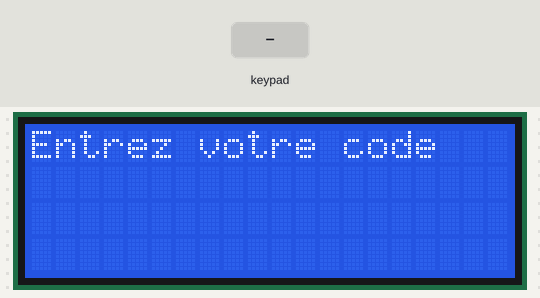
The sketch below on a simulated Arduino Uno, built with avr-gcc and run on an emulated ATmega328P. On the bench: 20×4 character LCD. The test bench sets the inputs (shaded band).

Above: at 1.2 s.
1.3 s: key 'V' pressed
At 2.7 s:
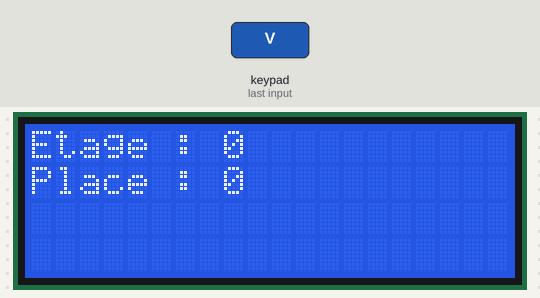
Timing chart, 0 to 4.3 s (numbered marks = the images above; inputs shaded):
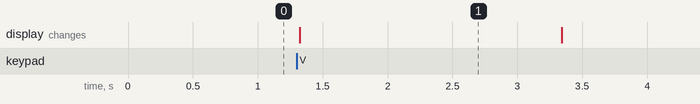

The sketch:

Progr_Saisie_et_Verification_code.ino
```cpp
// programme d'acquisition des touches avec fonction keypad et de vérification du code saisie
#include <Keypad.h>
#include <LiquidCrystal_I2C.h>

/*
 * Création de la structure Réservation
 */
struct _Reservation {
  String code;
  int etage;
  int place;
};

typedef struct _Reservation Reservation;

/*
 * Définition des constantes (Documentation dans le dossier ressource)
 */
#define NUM_ROWS 4
#define NUM_COLS 3
#define RESERVATION_COUNT 10

Reservation RESERVATION_DATA [RESERVATION_COUNT] = {

  // A compléter

};

char keys[NUM_ROWS][NUM_COLS] = {
  {'1', '2', '3'},
  {'4', '5', '6'},
  {'7', '8', '9'},
  {'C', '0', 'V'}
};

byte rowPins[] = {4, 5, 6, 7};
byte colPins[] = {8, 9, 10};

Keypad kp = Keypad(makeKeymap(keys), rowPins, colPins, NUM_ROWS, NUM_COLS);
LiquidCrystal_I2C lcd(0x27,20,4);

/*
 * Fonctions d'affichage
 */
void AfficherPlace(Reservation data)
{
  lcd.clear();
  lcd.setCursor(0, 0);
  lcd.print("Etage : ");
  lcd.print(data.etage);

  lcd.setCursor(0, 1);
  lcd.print("Place : ");
  lcd.print(data.place);
}

void AfficherCodeErrone()
{
  lcd.clear();
  lcd.setCursor(1, 1);
  lcd.print("Code errone");
}

/*
 * Fonction getCode() : Récupère le code saisi par l'utilisateur
 */
String getCode()
{
  String code = String("");
  bool finishedCode = false;
  while (!finishedCode)
  {
    char key = kp.getKey();
    while(key == NO_KEY)
    {
      key = kp.getKey();
    }

    if( key == 'V')
    {
      finishedCode = true;
    }
    else if( key == 'C')
    {
      if(code.length() >= 1)
      {
        code.remove(code.length()-1);
      }
    }
    else
    {
      code.concat(key);
    }
  }
  return code;
}

/*
 * Fonction ControlCode() : Vérifie que la réservation existe, et indique à l'utilisateur la place qui lui est réservée.
 */
void ControlCode(String code)
{
  for(int i = 0; i < RESERVATION_COUNT; i++)
  {
    if (code == RESERVATION_DATA[i].code)
    {
      AfficherPlace(RESERVATION_DATA[i]);
      return;
    }
  }
  AfficherCodeErrone();
}


void setup()
{
  lcd.init();       // Initialisation de l'écran
  lcd.backlight();  // Activation de l'éclairage de l'écran
}

void loop()
{
  // Demande du code à l'utilisateur
  lcd.clear();
  lcd.print("Entrez votre code");

  //Récupération du code
  String code = getCode();

  //Vérification du code
  ControlCode(code);

  //Attente avant un nouveau cycle.
  delay(2000);
}
```

Measured:
- after the input at 1.3 s, the display: changes at once (image 1)
- what the display in image 1 shows lasts 2.0 s, from 1.3 s to 3.3 s
